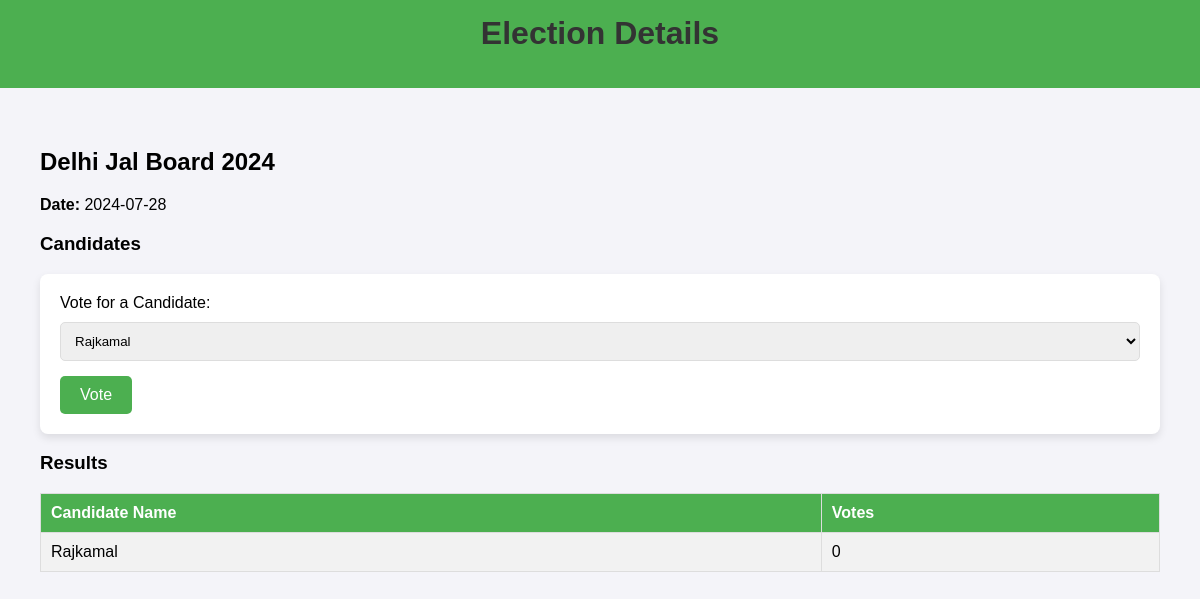
The page /election_details.php?id=2 (signed in) on the database its author committed.
### tables this page shows
CREATE TABLE `elections` (
  `id` int(11) NOT NULL,
  `name` varchar(255) NOT NULL,
  `election_date` date NOT NULL,
  `created_at` timestamp NOT NULL DEFAULT current_timestamp(),
  `description` text DEFAULT NULL,
  `status` enum('upcoming','ongoing','completed') DEFAULT 'upcoming'
);

CREATE TABLE `candidates` (
  `id` int(11) NOT NULL,
  `election_id` int(11) NOT NULL,
  `name` varchar(255) NOT NULL,
  `votes` int(11) DEFAULT 0,
  `created_at` timestamp NOT NULL DEFAULT current_timestamp()
);

### election_details.php (the view, shortened to what this page needs)
<?php
$servername = "localhost";
$username = "root";
$password = "";
$dbname = "voting_system";
$conn = new mysqli($servername, $username, $password, $dbname);
$election_id = $_GET['id'];
$election_result = $conn->query("SELECT * FROM elections WHERE id = $election_id");
$election = $election_result->fetch_assoc();
$candidate_result = $conn->query("SELECT * FROM candidates WHERE election_id = $election_id");
?>
<!DOCTYPE html>
<html lang="en">
<head>
</head>
<body>
    <header>
        <h1>Election Details</h1>
    </header>
    <div class="main-content">
        <h2><?php echo htmlspecialchars($election['name']); ?></h2>
        <p><strong>Date:</strong> <?php echo htmlspecialchars($election['election_date']); ?></p>
        <h3>Candidates</h3>
        <form action="" method="POST">
            <label for="candidate_id">Vote for a Candidate:</label>
            <select name="candidate_id" id="candidate_id" required>
                <?php while ($candidate = $candidate_result->fetch_assoc()) { ?>
                    <option value="<?php echo $candidate['id']; ?>"><?php echo htmlspecialchars($candidate['name']); ?></option>
                <?php } ?>
            </select>
            <button type="submit">Vote</button>
        </form>
        <h3>Results</h3>
        <table>
            <tr>
                <th>Candidate Name</th>
                <th>Votes</th>
            </tr>
            <?php
            $candidate_result = $conn->query("SELECT * FROM candidates WHERE election_id = $election_id");
            while ($candidate = $candidate_result->fetch_assoc()) {
                echo "<tr><td>" . htmlspecialchars($candidate['name']) . "</td><td>" . $candidate['votes'] . "</td></tr>";
            }
            ?>
        </table>
    </div>
</body>
</html>

### election_details.php (style rules this page uses)
body { font-family: Arial, sans-serif; margin: 0; background: #f4f4f9; }
header { background: #4caf50; color: #ffffff; padding: 15px; text-align: center; }
.main-content { padding: 20px; margin: 20px; }
h1 { margin-top: 0; color: #333; }
table { width: 100%; border-collapse: collapse; margin-bottom: 20px; }
th, td { padding: 10px; border: 1px solid #ddd; text-align: left; }
th { background: #4caf50; color: #ffffff; }
tr:nth-child(even) { background: #f2f2f2; }
form { background: #ffffff; padding: 20px; border-radius: 8px; box-shadow: 0 4px 8px rgba(0,0,0,0.1); }
label { display: block; margin-bottom: 10px; font-size: 16px; }
select { width: 100%; padding: 10px; border: 1px solid #ddd; border-radius: 5px; margin-bottom: 15px; box-sizing: border-box; }
button { background: #4caf50; color: #ffffff; border: none; padding: 10px 20px; border-radius: 5px; font-size: 16px; cursor: pointer; transition: background 0.3s; }

### rows shown on the page
elections: name "Delhi Jal Board 2024", election_date "2024-07-28"
candidates: name "Rajkamal", votes "0"

### other values the page prints
form field candidate_id "Rajkamal"
